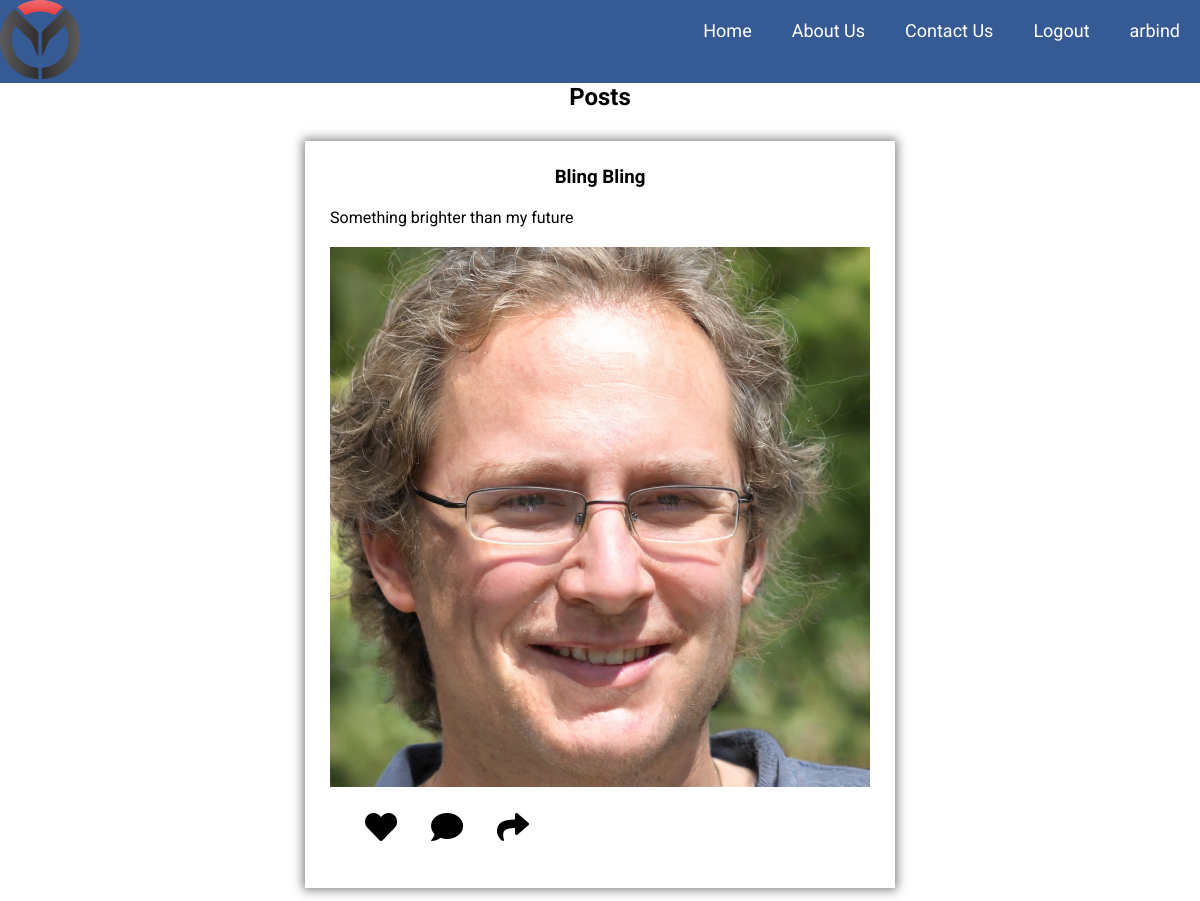
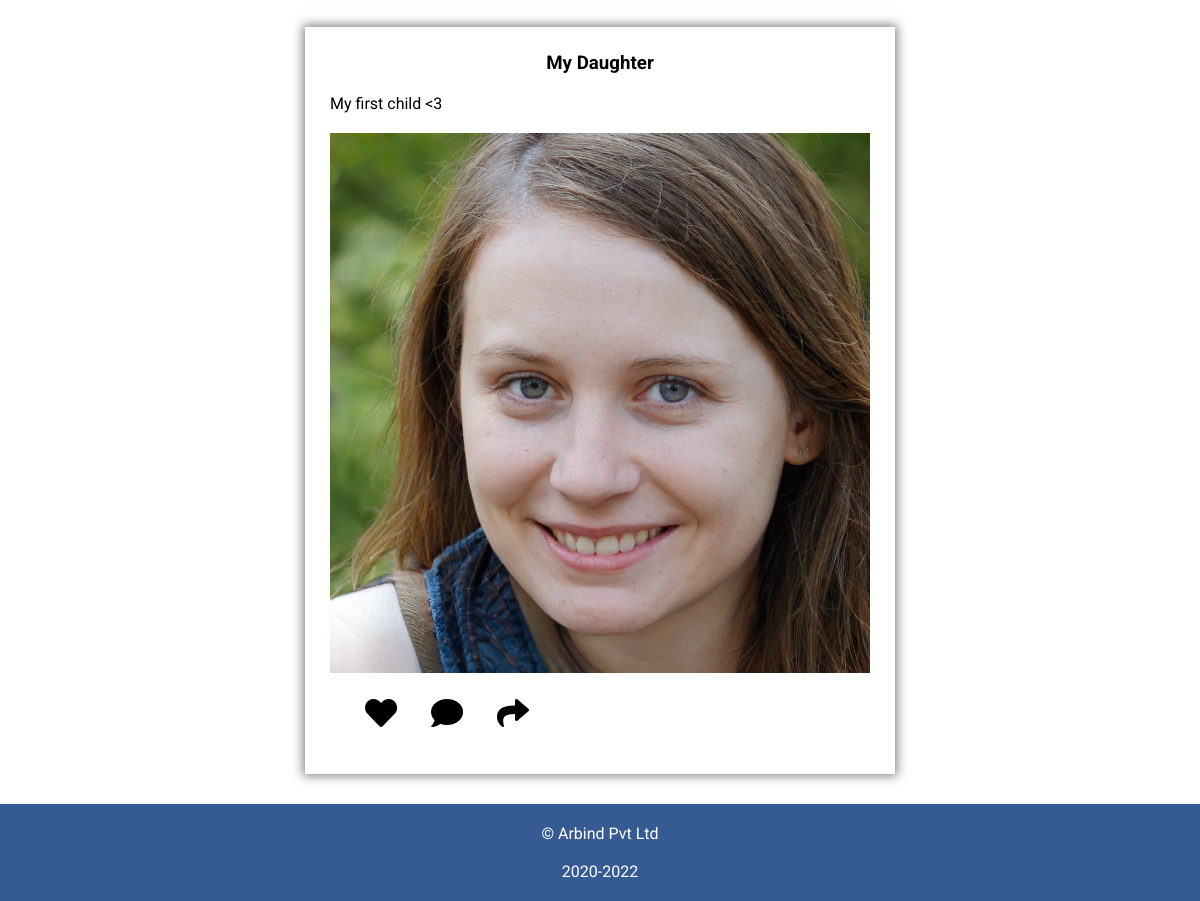
The app's page /index.php?login=success (signed in) with its own data (2 pictures, top to bottom).
### tables this page shows
CREATE TABLE `posts` (
  `id` int(11) NOT NULL,
  `headline` varchar(255) NOT NULL,
  `description` varchar(255) NOT NULL,
  `post_image` varchar(255) NOT NULL
);

### index.php (the view, shortened to what this page needs)
<?php
include_once "navbar.php";
$sql = 'select * from posts';
$stmt=$conn->prepare($sql);
$stmt->execute();
$result= $stmt->get_result();
?>
<main>
<section>
    <div class="main-content">
        <h1 style="text-align: center;">Posts</h1>
        <div class="post-parent">
            <?php while($row=$result->fetch_assoc()){
                ?>
                <div class="post">
                    <div class="post-title">
                        <h3><?php echo $row['headline'] ?></h3>
                    </div>
                    <div class="post-content">
                        <p><?php echo $row['description'] ?></p>
                    </div>
                    <div class="post-image">
                        <img src="assets/uploads/<?php echo $row['post_image'] ?>" />
                    </div>
                    <div class="icons">
                        <i class="fas fa-heart fa-2x"></i>
                        <i class="fas fa-comment fa-2x"></i>
                        <i class="fas fa-share fa-2x"></i>
                    </div>
                </div>
                <?php
            } ?>
        </div>
    </div>
</section>
</main>
<?php
include_once("footer.php");
?>

### assets/css/style.css (style rules this page uses)
* { box-sizing: border-box; padding: 0; margin: 0; font-family: "Roboto", "sans-serif"; }
.post-parent { display: flex; justify-content: center; flex-wrap: wrap; padding: 10px; flex-direction: column; align-content: center; }
.post { display: flex; justify-content: center; width: 50%; flex-direction: column; margin: 20px; padding: 25px; box-shadow: 0 0 10px 2px rgba(0, 0, 0, 0.5); }
.post-image { overflow: hidden; }
.post-image img { width: 100%; transition: 0.5s; }
.post-title { margin: 0 auto 20px auto; }
.post-content { margin-bottom: 20px; }
.icons { margin: 20px; }
.icons i { margin: 0 15px; }

### records on screen
posts: headline "Bling Bling", description "Something brighter than my future", post_image (picture)
posts: headline "My Daughter", description "My first child <3", post_image (picture)

### other values on screen
$_SESSION['username'] "arbind"
